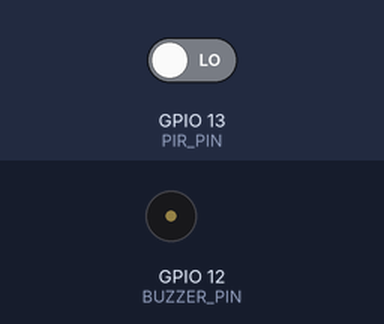
Bench run of a sketch on a simulated ESP32. On the bench: buzzer (waves = sounding, pin HIGH). The inputs (shaded band) are chosen by the test bench; at power-on: GPIO 13 (PIR_PIN) LOW. WiFi joins after 1.5 s; servers stay silent unless stated; no MQTT or app messages arrive unless stated; what the sketch prints to the serial monitor is not drawn.

Above: at 2.7 s.
2.8 s: GPIO 13 (PIR_PIN) driven HIGH
At 3.9 s:
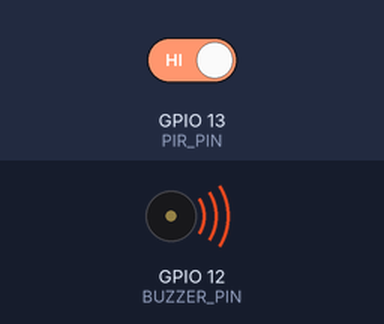
6.9 s: GPIO 13 (PIR_PIN) driven LOW
At 7.7 s:
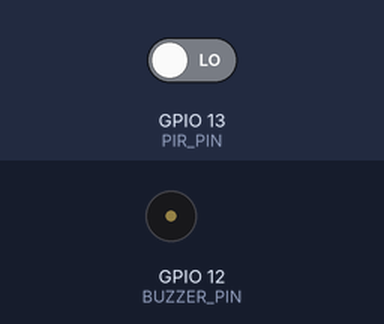
Timing chart, 0 to 9.9 s (numbered marks = the images above; inputs shaded):
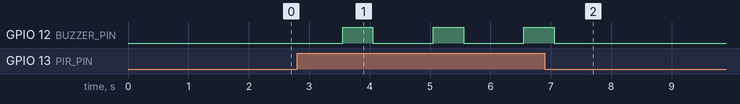

The sketch:

sketch.ino
```cpp
#include <WiFi.h>
#include <PubSubClient.h>

const char* ssid = "Crown_Student";
const char* password = "student123";
const char* mqtt_server = "192.168.1.107";

WiFiClient espClient;
PubSubClient client(espClient);

#define PIR_PIN 13
#define BUZZER_PIN 12

void setup() {
  Serial.begin(115200);
  pinMode(PIR_PIN, INPUT);
  pinMode(BUZZER_PIN, OUTPUT);

  Serial.print("Connecting to WiFi");
  WiFi.begin(ssid, password);
  while (WiFi.status() != WL_CONNECTED) {
    delay(500);
    Serial.print(".");
  }
  Serial.println("\nWiFi Connected!");

  client.setServer(mqtt_server, 1883);
}

void loop() {
  if (!client.connected()) client.connect("ESP32_Security_Hub", "admin", "iot@secure99");
  client.loop();

  if (digitalRead(PIR_PIN) == HIGH) {
    Serial.println("MOTION DETECTED!");
    client.publish("shtsp/home/security/motion", "INTRUDER_ALERT");
    digitalWrite(BUZZER_PIN, HIGH); delay(500); digitalWrite(BUZZER_PIN, LOW);
  }
  delay(1000);
}
```

Measured:
- after the input at 2.8 s, GPIO 12 (BUZZER_PIN): alternates HIGH for 0.50 s and LOW for 1.0 s, starting after 0.75 s
- after the input at 6.9 s, GPIO 12 (BUZZER_PIN): goes on until 7.1 s, then stays LOW
